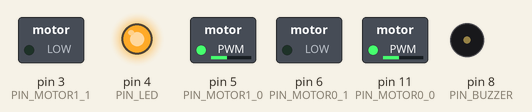
This sketch was run on a simulated Arduino Uno, built with avr-gcc and run on an emulated ATmega328P. On the bench: switched loads named in the sketch (green lamp = pin HIGH), output pins drawn as LEDs (lit = HIGH), buzzer (waves = sounding, pin HIGH).

Above: at 0.1 s.
Timing chart, 0 to 1.6 s (numbered marks = the images above):
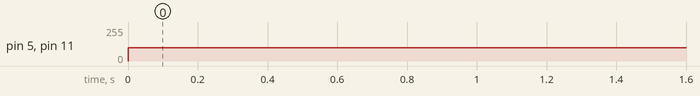

Measured:
- by itself, pin 5 (PIN_MOTOR1_0), pin 11 (PIN_MOTOR0_0): 0/255 → 100/255 at 0.00 s

The sketch:

main.ino
```cpp
//Libraries

#include "MiniPot_Led.h"
#include "MiniPot_Motor.h"
#include "MiniPot_SR04.h"
#include "MiniPot_InfraSensor.h"
#include "MiniPot_Buzzer.h"

#include "param.h"


void setup() {
  BUZZER_init ();
  LED_init ();
  MOTOR_init();

}

void loop() {
  MOTOR_rotateLeft(100);
  delay(200);
}
```

MiniPot_Buzzer.cpp
```cpp
#include "MiniPot_Buzzer.h"

void BUZZER_init (){
  pinMode (PIN_BUZZER, OUTPUT);
}
```

MiniPot_Buzzer.h
```cpp
#ifndef BUZZER_H_
#define BUZZER_H_

#include <Arduino.h>
#include "param.h"

void BUZZER_init (void);

#endif
```

MiniPot_InfraSensor.cpp
```cpp
#include "MiniPot_InfraSensor.h"


void INFRASENSOR_readData(int* sensorValue){
    *sensorValue = analogRead(PIN_INFRASENSOR);
}
```

MiniPot_InfraSensor.h
```cpp
#ifndef INFRASENSOR_H_
#define INFRASENSOR_H_

#include <Arduino.h>
#include "param.h"

void INFRASENSOR_readData(int* sensorValue);

#endif
```

MiniPot_Led.cpp
```cpp
#include "MiniPot_Led.h"


void LED_init (){
    pinMode(PIN_LED, OUTPUT);
    digitalWrite(PIN_LED, HIGH);
}

void LED_on(){
    digitalWrite(PIN_LED, HIGH);
}

void LED_off(){
    digitalWrite(PIN_LED, LOW);
}
```

MiniPot_Led.h
```cpp
#ifndef LED_H_
#define LED_H_

#include <Arduino.h>
#include "param.h"

/*API functions*/
void LED_init (void);
void LED_on(void);
void LED_off(void);

#endif
```

MiniPot_Motor.cpp
```cpp
#include "MiniPot_Motor.h"

/*TO DO change digital to analog to transmit PWM, not full power*/

void MOTOR_init(){
  pinMode(PIN_MOTOR0_0, OUTPUT);
  pinMode(PIN_MOTOR0_1, OUTPUT);
  pinMode(PIN_MOTOR1_0, OUTPUT);
  pinMode(PIN_MOTOR1_1, OUTPUT);

/*All motor off*/
  analogWrite(PIN_MOTOR0_0, 0);
  analogWrite(PIN_MOTOR0_1, 0);
  analogWrite(PIN_MOTOR1_0, 0);
  analogWrite(PIN_MOTOR1_1, 0);
}

void MOTOR_forward(int speedMotor){
  analogWrite(PIN_MOTOR0_0, speedMotor);
  analogWrite(PIN_MOTOR0_1, 0);

  analogWrite(PIN_MOTOR1_0, 0);
  analogWrite(PIN_MOTOR1_1, speedMotor);
}

void MOTOR_backward(int speedMotor){
  analogWrite(PIN_MOTOR0_0, 0);
  analogWrite(PIN_MOTOR0_1, speedMotor);

  analogWrite(PIN_MOTOR1_0, speedMotor);
  analogWrite(PIN_MOTOR1_1, 0);
}

void MOTOR_rotateRight(int speedMotor){
  analogWrite(PIN_MOTOR0_0, 0);
  analogWrite(PIN_MOTOR0_1, speedMotor);

  analogWrite(PIN_MOTOR1_0, 0);
  analogWrite(PIN_MOTOR1_1, speedMotor);
}

void MOTOR_rotateLeft(int speedMotor){
  analogWrite(PIN_MOTOR0_0, speedMotor);
  analogWrite(PIN_MOTOR0_1, 0);

  analogWrite(PIN_MOTOR1_0, speedMotor);
  analogWrite(PIN_MOTOR1_1, 0);
}
```

MiniPot_Motor.h
```cpp
#ifndef MOTOR_H_
#define MOTOR_H_

#include <Arduino.h>
#include "param.h"

void MOTOR_init(void);

void MOTOR_backward(int speedMotor);
void MOTOR_forward(int speedMotor);

void MOTOR_rotateRight(int speedMotor);
void MOTOR_rotateLeft(int speedMotor);


#endif
```

MiniPot_SR04.cpp
```cpp
#include "MiniPot_SR04.h"
#include <HCSR04.h>

/*declare 2 ultrasonic sensor*/
UltraSonicDistanceSensor distanceSensor0(PIN_TRIGGER, PIN_ECHO0);
UltraSonicDistanceSensor distanceSensor1(PIN_TRIGGER, PIN_ECHO1);

void SR04_dist_cm(int* dist0, int* dist1){
    *dist0 = distanceSensor0.measureDistanceCm();
    *dist1 = distanceSensor1.measureDistanceCm();
}
```

MiniPot_SR04.h
```cpp
#ifndef SR04_H_
#define SR04_H_

#include <Arduino.h>
#include "param.h"


void SR04_dist_cm(int* dist0, int* dist1);

#endif
```

param.h
```cpp
#ifndef PARAM_H_
#define PARAM_H_

#include <Arduino.h>

#define PIN_LED 4

#define PIN_MOTOR0_0 11
#define PIN_MOTOR0_1 6

#define PIN_MOTOR1_0 5
#define PIN_MOTOR1_1 3

#define PIN_TRIGGER 12
#define PIN_ECHO0 10
#define PIN_ECHO1 9

#define PIN_INFRASENSOR A0

#define PIN_BUZZER 8

#endif
```
